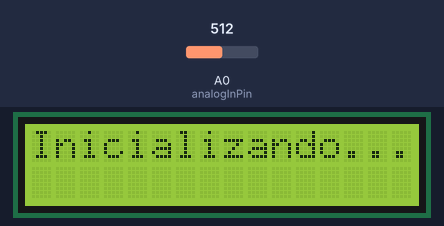
The sketch below on a simulated Arduino Uno, built with avr-gcc and run on an emulated ATmega328P. Shown: 16×2 character LCD. The inputs (shaded band) are chosen by the test bench; at power-on: A0 (analogInPin) = 512. What the sketch prints to the serial monitor is not drawn.

Above: at 0.1 s.
At 6.2 s:
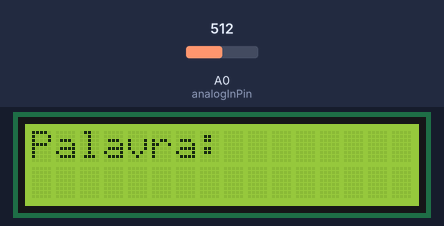

The sketch:

Receptor_LDR.ino
```cpp
#include <Wire.h>
#include <LiquidCrystal_I2C.h>

int Led = 18;
int cont;
int carac = 4;
int value = 0;
int x = 0;
int z = 0;
int y = 0;
int t = 6;
const int analogInPin = A0; // Porta analógica utilizada pelo LDR;
float estado = 0;           // Estado do LDR;

String Pala;
String Ascii = "";

LiquidCrystal_I2C lcd(0x27,16,2); //Inicializa o display no endereço 0x27;

void setup() {
  // put your setup code here, to run once:
  Serial.begin(9600);
   //LCD
  lcd.init();
  lcd.backlight();
  lcd.clear();
  lcd.leftToRight();
  lcd.setCursor(0,0);
  lcd.print("Inicializando...");
  delay(1000);
  lcd.clear();
}

void loop() {

 estado = analogRead(analogInPin);

  if(estado < 1010.00){
  // while (carac >= 0){
    for(cont = 0; cont <= 6; cont++){
      delay(10);
      LDR_Sensor();

      delay(700);
    }
    Serial.println("");
    x = 1;
    //Serial.println(value);
    }

    if(x > 0){
       Pala += Ascii;
       if (Pala.length()>96){
       Pala ="";
       Pala+=Ascii;
       lcd.clear();
      }

    conversorPalavra(Pala);

    }

    value = 0;
    Ascii = "";
    //cont = 0;
    //x = 0;
    //t = 6;
    //y = 0;
    //z = 0;
    //lcd.clear();
}

void LDR_Sensor() {
  estado = analogRead(analogInPin);
  if (estado >= 1022.00){
    Serial.print("0");
    Ascii += 0;
  }
  else if(estado < 1022.00) {
    Serial.print("1");
    Ascii += 1;

    }
}
void conversorPalavra(String p){

  int tam,vezes,pos1=0,pos2=7;
  tam=p.length();
  vezes=tam/7;
  String letras;

  for(int i=0;i<vezes;i++){
    letras=letras+conversorBinDec(p.substring(pos1,pos2));

    pos1=pos1+7;
    pos2=pos1+7;

  }
  //Serial.println(letras);
  writeLcd("Palavra:",letras);
  }
String conversorBinDec(String c){
double tam,dec=0,j=0;
int decp;
String palavra;
tam=c.length();
//Serial.print("Carroça: ");
for(int i=tam-1;i>=0;i--){
    if(c[i]=='1'){
    dec=dec+pow(2,j);
    }
  j=j+1;

  }
  decp=(int)dec+1;

  palavra=(char)decp;
  //Serial.println("");
  //Serial.println(palavra);
  return palavra;
}
void writeLcd(String frase,String frase2){
  delay(50);
  Serial.print(frase2);
  lcd.setCursor(0,0);
  lcd.print(frase);
  lcd.setCursor(0,1);
  lcd.print(frase2);

}
```
